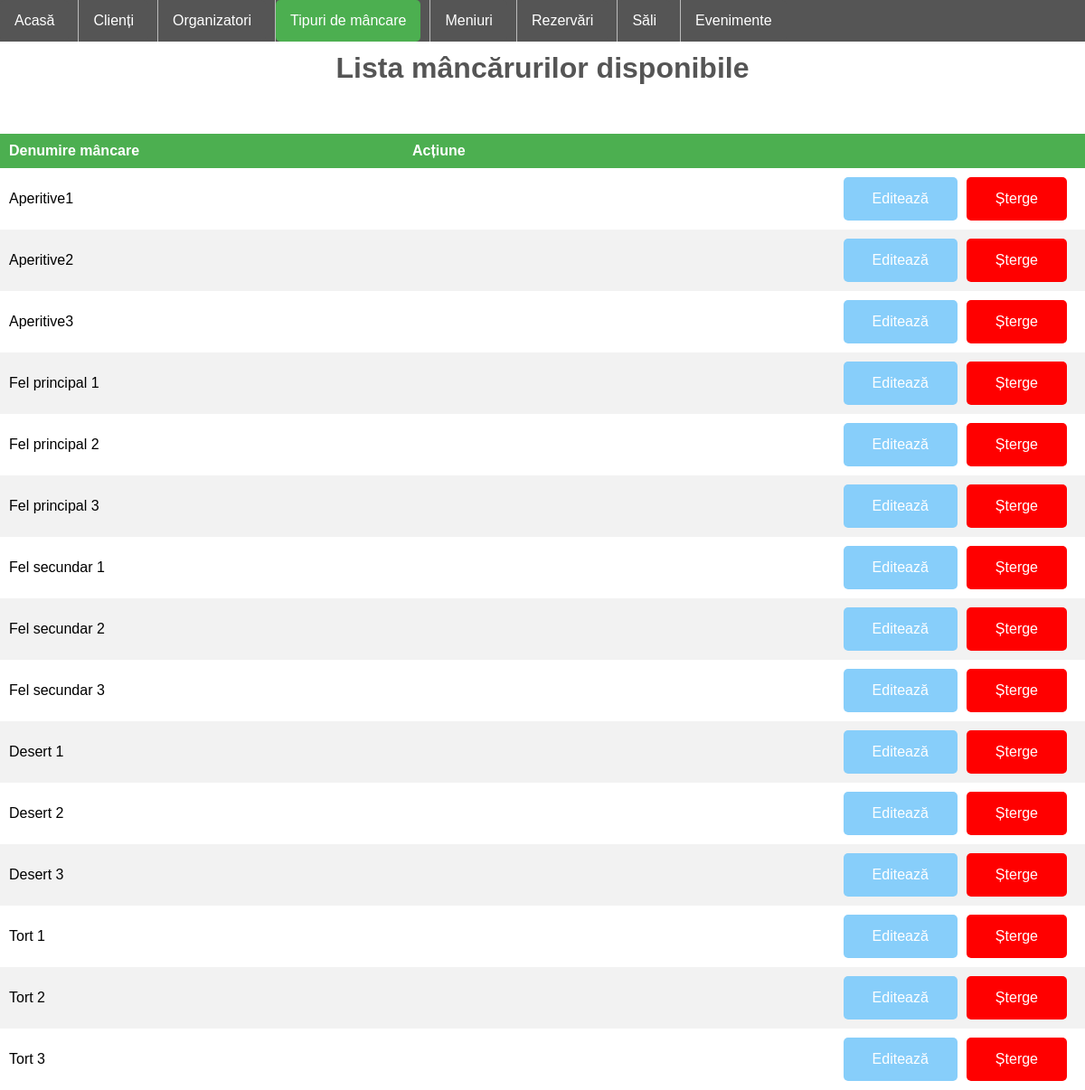
/PHP/mancare.php, run on the app's committed database.
### tables this page shows
CREATE TABLE `mancare` (
  `idMancare` int(11) NOT NULL,
  `denumire_mancare` varchar(255) NOT NULL
);

### PHP/mancare.php (the view, shortened to what this page needs)
<!DOCTYPE html>
<!DOCTYPE html>
<html>
<head>
	<link rel="stylesheet" type="text/css">
</head>
<body>
	<ul class="a">
  		<li class="a"><a href="home.php">Acasă</a></li>
  		<li><a href="clienti.php">Clienți</a>
  		<li><a href="organizatori.php">Organizatori</a></li>
  		<li class="dropdown"><a class ="active" href="mancare.php" class="dropbtn">Tipuri de mâncare</a>
  		<li class="a"><a href="meniuri.php">Meniuri</a></li>
  		<li class="a"><a href="rezervari.php">Rezervări</a></li>
  		<li class="a"><a href="sali.php">Săli</a></li>
  		<li class="a"><a href="evenimente.php">Evenimente</a></li>
	</ul>
	<br>
	<br>
	<h1>Lista mâncărurilor disponibile</h1>
	<p>
	<?php
		$mysqli = new mysqli('localhost', 'root', '', 'ballroom');
		$sql= "SELECT * FROM mancare";
		$result = $mysqli->query($sql);
	?>
	<div class="row justify-content-center">
		<table class ="table">
			<thead>
				<tr>
					<th>Denumire mâncare</th>
					<th colspan="2">Acțiune</th>
				</tr>
			</thead>
			<?php
				while ($row = $result->fetch_assoc()): ?>
					<tr>
						<td><?php echo $row['denumire_mancare']; ?></td>
						<td>
							<a href="procesaremancare.php?delete=<?php echo $row['idMancare'];?>" class="btnd btn delete">Șterge</a>
							<a href="mancare.php?edit=<?php echo $row['idMancare'];?>" class="btn">Editează</a>
						</td>
					</tr>
			<?php endwhile; ?>
		</table>
	</div>
	</p>
</body>
</html>

### PHP/mancare.php (style rules this page uses)
* { box-sizing: border-box; font-family: sans-serif; -webkit-font-smoothing: antialiased; -moz-osx-font-smoothing: grayscale; }
body { margin: 0; background-repeat: no-repeat; background-attachment: fixed; background-size: auto; background-position: left bottom; display: flex; justify-content: top; height: 100vh; flex-direction: column; }
ul.a { list-style-type: none; margin: 0; padding: 0; overflow: hidden; background-color: #555; position: fixed; width: 100%; }
li { float: left; border-right: 1px solid #bbb; }
li:last-child { border-right: none; }
li a, .dropbtn { display: inline-block; color: white; text-align: center; padding: 14px 16px; text-decoration: none; }
li.dropdown { display: inline-block; }
.active { background-color: #4CAF50; }
a { float:right; background: #555; padding: 10px 15px; color: #fff; border-radius: 5px; margin-right: 10px; border: none; text-decoration: none; }
a.btn { background-color: #87CEFA; border: none; color: white; padding: 15px 32px; text-align: center; text-decoration: none; display: inline-block; font-size: 16px; }
a.btnd { background-color: red; border: none; color: white; padding: 15px 32px; text-align: center; text-decoration: none; display: inline-block; font-size: 16px; }
h1 { text-align: center; color: #555; }
table { border-collapse: collapse; width: 100%; }
th, td { text-align: left; padding: 10px; }
tr:nth-child(even) { background-color: #f2f2f2 }
th { background-color: #4CAF50; color: white; }

### data on the page
mancare: denumire_mancare "Aperitive1"
mancare: denumire_mancare "Aperitive2"
mancare: denumire_mancare "Aperitive3"
mancare: denumire_mancare "Fel principal 1"
mancare: denumire_mancare "Fel principal 2"
mancare: denumire_mancare "Fel principal 3"
mancare: denumire_mancare "Fel secundar 1"
mancare: denumire_mancare "Fel secundar 2"
mancare: denumire_mancare "Fel secundar 3"
mancare: denumire_mancare "Desert 1"
mancare: denumire_mancare "Desert 2"
mancare: denumire_mancare "Desert 3"
mancare: denumire_mancare "Tort 1"
mancare: denumire_mancare "Tort 2"
mancare: denumire_mancare "Tort 3"
